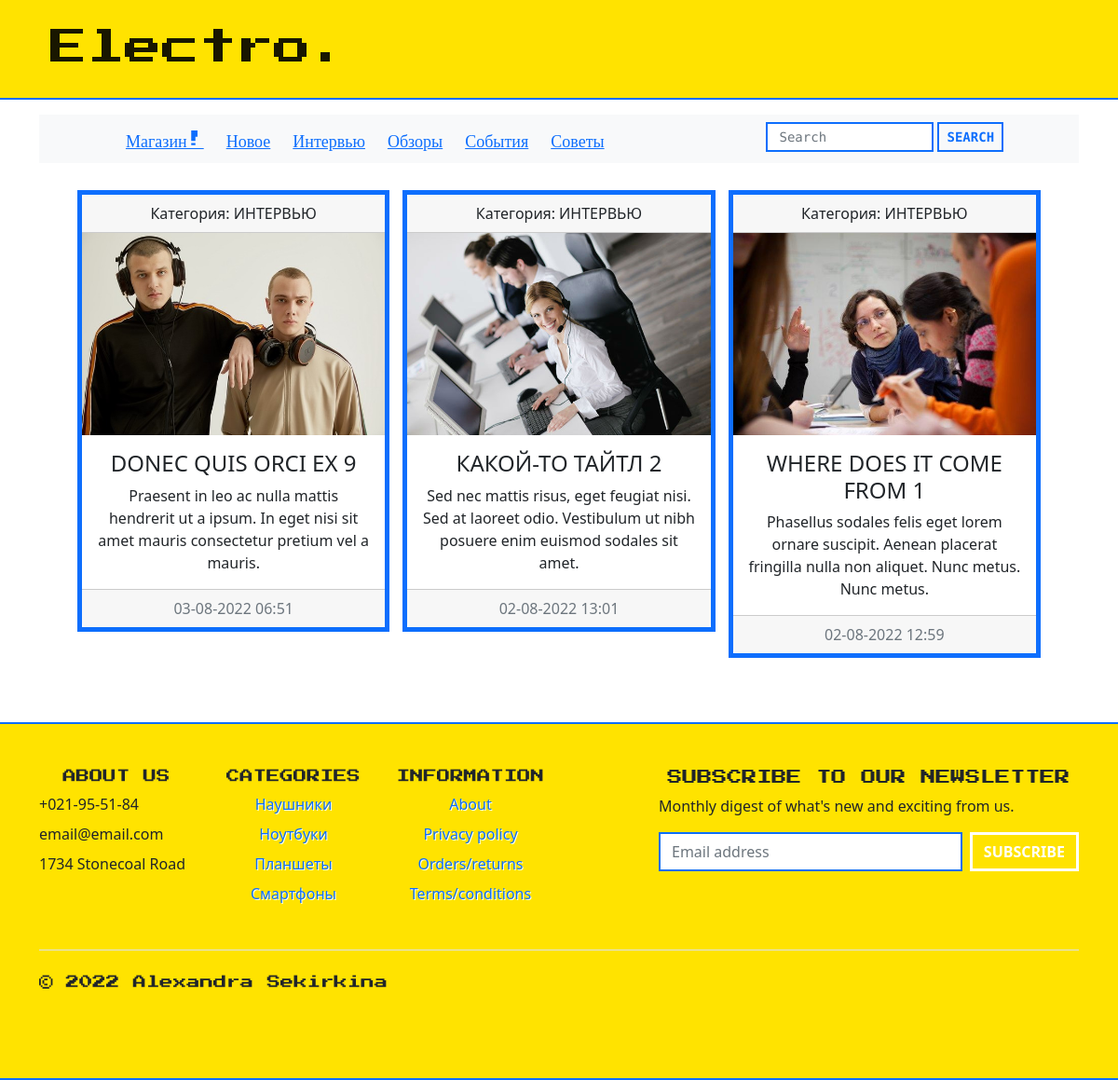
Page /blog/posts/by_category/intervyu/ on the committed database.
### store/models.py (models this page shows, shortened)
class StoreInfo(models.Model):
    logo = models.ImageField(max_length=250)
    name = models.CharField(max_length=150)
    address = models.CharField(max_length=150)
    phone = models.CharField(max_length=150)
    short_description = models.CharField(max_length=250)
    email = models.EmailField(max_length=150)
    about_us = models.TextField(max_length=2500)
    privacy_policy = models.TextField(max_length=2500)
    orders_and_returns = models.TextField(max_length=2500)
    terms_and_conditions = models.TextField(max_length=2500)
    class Meta:
        verbose_name = 'Информация о магазине'
        verbose_name_plural = 'Информация о магазине'

class Category(models.Model):
    name = models.CharField(max_length=100, db_index=True, verbose_name='Категория')
    slug = models.SlugField(db_index=True, unique=True)
    class Meta:
        verbose_name = 'Категория(ю)'
        verbose_name_plural = 'Категории'
    def get_absolute_url(self):
        return reverse('store:bycategory', kwargs={'slug': self.slug})

### blog/models.py (models this page shows, shortened)
class Category(Model):
    title = CharField(max_length=100, verbose_name='Название')
    slug = SlugField(max_length=100, verbose_name='Url', db_index=True, unique=True)
    def __str__(self):
        return self.title
    class Meta:
        ordering = ['title']
        verbose_name = 'Категория(ю)'
        verbose_name_plural = 'Категории'
    def get_absolute_url(self):
        return reverse('blog:bycategory', kwargs={'slug': self.slug})

class Post(Model):
    title = CharField(max_length=32, verbose_name='Заголовок')
    content = TextField(verbose_name='Контент', blank=True)
    short_description = CharField(max_length=126, verbose_name='Описание')
    main_photo = ImageField(upload_to=get_post_image_path, verbose_name='Обложка')
    created_at = DateTimeField(auto_now_add=True, verbose_name='Дата создания')
    is_published = BooleanField(default=True)
    views = PositiveIntegerField(default=0, verbose_name='Просмотры')
    category = ForeignKey(Category, on_delete=SET_NULL, verbose_name='Категория', related_name='posts', null=True)
    slug = SlugField(max_length=100, verbose_name='Url', db_index=True, unique=True)
    class Meta:
        ordering = ['-created_at']
        verbose_name = 'Пост'
        verbose_name_plural = 'Посты'
    def get_absolute_url(self):
        return reverse('blog:post', kwargs={'slug': self.slug})

### blog/views.py (the view)
# urls.py: path('posts/by_category/<slug:slug>/', PostsByCategory.as_view(), name='bycategory'),
class PostsByCategory(ListView):
    model = Post
    template_name = 'blog/post_list.html'
    context_object_name = 'posts'
    paginate_by = 3
    def get_queryset(self):
        return Post.objects.filter(category__slug=self.kwargs['slug'], is_published=True)

### blog/templatetags/blog_tags.py (called while the page is built)
@register.simple_tag()
def get_categories():
    return Category.objects.filter().annotate(cnt=Count('posts', filter=F('posts__is_published'))).filter(cnt__gt=0)

### store/templatetags/store_tags.py (called while the page is built)
@register.simple_tag()
def get_categories():
    return Category.objects.filter().annotate(cnt=Count('products', filter=F('products__is_available'))).filter(
        cnt__gt=0)

@register.simple_tag()
def get_store_info():
    return StoreInfo.objects.get(pk=1)

### blog/templates/blog/post_list.html
{% extends 'base.html' %}
{% load static %}
{% block navigation %}
{% include 'blog/inc/_navigation.html' %}
{% endblock %}
{% block content %}
<div class="container">
    <div class="row">
        <div class="px-5 pb-3">
            <div class="col-md-12">
                <div class="row row-cols-1 row-cols-md-3 g-1">
                    {% for item in posts %}
                    <div class="col">
                        <div class="CARD2WRAP">
                            <div class="card h-100 CARD2 text-center">
                                <div class="card-header">
                                    {% if request.path == item.category.get_absolute_url %}
                                    Категория: <span> {{ item.category |upper }} </span>
                                    {% else %}
                                    Категория:
                                    <a href="{{ item.category.get_absolute_url }}">
                                        {{ item.category |upper }}
                                    </a>
                                    {% endif %}
                                </div>
                                <div>
                                    <a href="{{ item.get_absolute_url }}">
                                        <img src="{{ item.main_photo.url }}" class="" style="width: 100%;" alt="...">
                                    </a>
                                </div>
                                <div class="card-body">
                                    <div style="">
                                        <h5 class="card-title" style="font-size: 24px">
                                            {{ item.title | upper }}
                                        </h5>
                                    </div>
                                    <p class="card-text">{{ item.short_description }}</p>
                                </div>
                                <div class="card-footer text-muted">
                                    {{ item.created_at |date:"d-m-Y H:i" }}
                                </div>
                            </div>
                        </div>
                    </div>
                    {% endfor %}
                </div>
            </div>
        </div>
    </div>
</div>
{% endblock %}

### templates/inc/_header.html (shortened to what this page needs)
{% load store_tags %}
{% get_store_info as store %}
<div style="background-color: #ffe300">
    <div class="container">
        <nav class="navbar pb-0 pt-2">
            <div class="container-fluid">
                <nav class="navbar navbar-expand-lg pb-0">
                    <a class="navbar-brand pb-0" style="font-family: 'Press Start 2P', cursive;
                    font-size: 40px;">
                        {{ store.name }}
                    </a>
                </nav>
            </div>
        </nav>
        <br>
    </div>
</div>
<div style="border-top: 2px solid #0d6efd">
</div>

### blog/templates/blog/inc/_navigation.html
{% load blog_tags %}
<div class="container my-6" style="font-family: 'Press Start 2P', cursive; font-size: 18px;">
    <nav class="navbar navbar-expand-lg navbar-light bg-light py-6">
        <div class="row mx-auto">
            {% if request.path == '/store/' %}
            <a class="col" href="{% url 'home' %}"> Магазин! </a>
            {% else %}
            <a class="col" href="{% url 'home' %}"> Магазин! </a>
            {% endif %}
            {% if request.path == '/blog/' %}
            <a class="col" href="{% url 'blog:all_posts' %}">Новое</a>
            {% else %}
            <a class="col" href="{% url 'blog:all_posts' %}">Новое</a>
            {% endif %}
            {% get_categories as categories %}
            {% for cat in categories %}
            {% if request.path == cat.get_absolute_url %}
            <a class="col" href="{{ cat.get_absolute_url }}">{{ cat.title }}</a>
            {% else %}
            <a class="col" href="{{ cat.get_absolute_url }}">{{ cat.title }}</a>
            {% endif %}
            {% endfor %}
        </div>
        <form class="d-flex mb-1 mx-auto" action="{% url 'blog:search' %}" method="get">
            <input class="form-control me-1" type="text" name="search"
                   style="border-radius: 0px; border: 2px solid #0d6efd;
                          width: 180px; height: 32px; font-family: 'Source Code Pro', monospace;
                          font-size: 14px;" placeholder="Search">
            <input class="btn btn-outline-primary py-0 px-2"
                   style="border: 2px solid; border-radius: 0.3px; font-size: 15px;
                       text-transform: uppercase; font-family: 'Source Code Pro', monospace;
                       font-weight: 700; font-size: 14px;
                       vertical-align: bottom; height: 32px; weight: 60px;"
                   type="submit" value="search">
        </form>
    </nav>
</div>
<br>

### templates/inc/_footer.html (shortened to what this page needs)
{% load store_tags %}
{% get_store_info as store %}
{% get_categories as categories %}
<br>
<br>
<div style="border-top: 2px solid #0d6efd; border-bottom: 2px solid #0d6efd; display: block; background-color: #ffe300">
    <br>
    <div class="container" style="">
        <footer class="py-4">
            <div class="row">
                <div class="col-6 col-md-2 mb-3">
                    <h5 style="text-align: center; text-transform: uppercase; font-family: 'Press Start 2P', cursive; font-size: .9em;">
                        ABOUT US </h5>
                    <ul class="nav flex-column">
                        <li class="nav-item mb-2"> {{ store.phone }}</li>
                        <li class="nav-item mb-2"> {{ store.email }}</li>
                        <li class="nav-item mb-2"> {{ store.address }}</li>
                    </ul>
                </div>
                <div class="col-6 col-md-2 mb-3">
                    <h5 style="text-align: center; text-transform: uppercase; font-family: 'Press Start 2P', cursive; font-size: .9em;">
                        CATEGORIES</h5>
                    <ul class="nav flex-column">
                        {% for cat in categories %}
                        <li class="nav-item mb-2 mx-auto" style="text-shadow: 1px 1px #fff;"><a href="{{ cat.get_absolute_url }}" class="nav-link p-0">
                            {{ cat.name }}</a></li>
                        {% endfor %}
                    </ul>
                </div>
                <div class="col-6 col-md-2 mb-3">
                    <h5 style="text-align: center; text-transform: uppercase; font-family: 'Press Start 2P', cursive; font-size: .9em;">
                        INFORMATION</h5>
                    <ul class="nav flex-column">
                        <li class="nav-item mb-2 mx-auto" style="text-shadow: 1px 1px #fff;">
                            <a href="{% url 'store:about' %}" class="nav-link p-0">
                            About</a>
                        </li>
                        <li class="nav-item mb-2 mx-auto" style="text-shadow: 1px 1px #fff;">
                            <a href="{% url 'store:ppol' %}" class="nav-link p-0">
                            Privacy policy</a></li>
                        <li class="nav-item mb-2 mx-auto" style="text-shadow: 1px 1px #fff;">
                            <a href="{% url 'store:ord_ret' %}" class="nav-link p-0">
                            Orders/returns</a>
                        </li>
                        <li class="nav-item mb-2 mx-auto" style="text-shadow: 1px 1px #fff;">
                            <a href="{% url 'store:terms' %}" class="nav-link p-0">
                            Terms/conditions</a>
                        </li>
                    </ul>
                </div>
                <div class="col-md-5 offset-md-1 mb-3">
                    <form>
                        <h5 style="text-align: center; text-transform: uppercase; font-family: 'Press Start 2P', cursive; font-size: 1em;">
                            Subscribe to our newsletter</h5>
                        <p>Monthly digest of what's new and exciting from us.</p>
                        <div class="d-flex flex-column flex-sm-row w-100 gap-2">
                            <input id="newsletter1" type="text" class="form-control" placeholder="Email address"
                            style="border-radius: 0px; border: 2px solid #0d6efd;">
                            <button class="btn btn-outline-primary"
                                    style="border: 3px solid #fff; border-radius: 0.3px; font-weight: 700; text-transform: uppercase; vertical-align: bottom; color: #fff;"
                                    type="button"> Subscribe
                            </button>
                        </div>
                    </form>
                </div>
            </div>
            <div class="d-flex flex-column flex-sm-row justify-content-between py-4 my-4 border-top">
                <p style="font-family: 'Press Start 2P', cursive; font-size: .9em;">&copy; 2022 Alexandra Sekirkina</p>
                <ul class="list-unstyled d-flex">
                    <li class="ms-3"><a class="link-dark" href="#">
                        <svg class="bi" width="24" height="24">
                            <use xlink:href="#twitter"/>
                        </svg>
                    </a></li>
                    <li class="ms-3"><a class="link-dark" href="#">
                        <svg class="bi" width="24" height="24">
                            <use xlink:href="#instagram"/>
                        </svg>
                    </a></li>
                    <li class="ms-3"><a class="link-dark" href="#">
                        <svg class="bi" width="24" height="24">
                            <use xlink:href="#facebook"/>
                        </svg>
                    </a></li>
                </ul>
            </div>
        </footer>
    </div>
</div>

### templates/base.html (style rules this page uses)
.CARD2 { border: 5px solid #0d6efd; border-radius: 0; }
.CARD2WRAP { border: 5px solid #fff; border-radius: 0; transition: .2s linear; }

### rows in the picture
StoreInfo: name "Electro.", phone "+021-95-51-84", email "email@email.com", address "1734 Stonecoal Road"
Category: title "Интервью"
Category: title "Обзоры"
Category: title "События"
Category: title "Советы"
Post: category "ИНТЕРВЬЮ", main_photo (picture), title "DONEC QUIS ORCI EX 9", short_description "Praesent in leo ac nulla mattis hendrerit ut a ipsum. In eget nisi sit amet mauris consectetur pretium vel a mauris.", created_at "03-08-2022 06:51"
Post: category "ИНТЕРВЬЮ", main_photo (picture), title "КАКОЙ-ТО ТАЙТЛ 2", short_description "Sed nec mattis risus, eget feugiat nisi. Sed at laoreet odio. Vestibulum ut nibh posuere enim euismod sodales sit amet.", created_at "02-08-2022 13:01"
Post: category "ИНТЕРВЬЮ", main_photo (picture), title "WHERE DOES IT COME FROM 1", short_description "Phasellus sodales felis eget lorem ornare suscipit. Aenean placerat fringilla nulla non aliquet. Nunc metus. Nunc metus.", created_at "02-08-2022 12:59"
Category: name "Наушники"
Category: name "Ноутбуки"
Category: name "Планшеты"
Category: name "Смартфоны"
